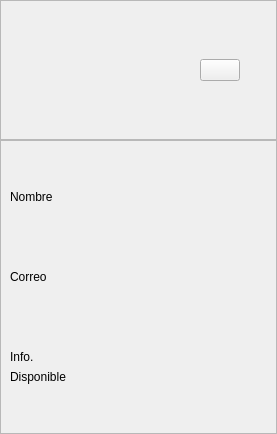
               <widget class="QWidget" name="perfil">
                <layout class="QVBoxLayout" name="verticalLayout_16">
                 <property name="spacing">
                  <number>0</number>
                 </property>
                 <property name="leftMargin">
                  <number>0</number>
                 </property>
                 <property name="topMargin">
                  <number>0</number>
                 </property>
                 <property name="rightMargin">
                  <number>0</number>
                 </property>
                 <property name="bottomMargin">
                  <number>0</number>
                 </property>
                 <item>
                  <widget class="QFrame" name="frame_10">
                   <property name="frameShape">
                    <enum>QFrame::StyledPanel</enum>
                   </property>
                   <property name="frameShadow">
                    <enum>QFrame::Raised</enum>
                   </property>
                   <layout class="QHBoxLayout" name="horizontalLayout_10">
                    <item>
                     <spacer name="horizontalSpacer">
                      <property name="orientation">
                       <enum>Qt::Horizontal</enum>
                      </property>
                      <property name="sizeHint" stdset="0">
                       <size>
                        <width>24</width>
                        <height>117</height>
                       </size>
                      </property>
                     </spacer>
                    </item>
                    <item>
                     <widget class="QLabel" name="label">
                      <property name="minimumSize">
                       <size>
                        <width>120</width>
                        <height>120</height>
                       </size>
                      </property>
                      <property name="maximumSize">
                       <size>
                        <width>120</width>
                        <height>120</height>
                       </size>
                      </property>
                      <property name="text">
                       <string/>
                      </property>
                      <property name="pixmap">
                       <pixmap>usuario.png</pixmap>
                      </property>
                      <property name="scaledContents">
                       <bool>true</bool>
                      </property>
                     </widget>
                    </item>
                    <item>
                     <spacer name="horizontalSpacer_2">
                      <property name="orientation">
                       <enum>Qt::Horizontal</enum>
                      </property>
                      <property name="sizeType">
                       <enum>QSizePolicy::Expanding</enum>
                      </property>
                      <property name="sizeHint" stdset="0">
                       <size>
                        <width>40</width>
                        <height>20</height>
                       </size>
                      </property>
                     </spacer>
                    </item>
                    <item>
                     <widget class="QPushButton" name="editar">
                      <property name="text">
                       <string/>
                      </property>
                      <property name="icon">
                       <iconset>
                        <normaloff>feather/edit.svg</normaloff>feather/edit.svg</iconset>
                      </property>
                      <property name="iconSize">
                       <size>
                        <width>30</width>
                        <height>30</height>
                       </size>
                      </property>
                     </widget>
                    </item>
                    <item>
                     <spacer name="horizontalSpacer_3">
                      <property name="orientation">
                       <enum>Qt::Horizontal</enum>
                      </property>
                      <property name="sizeType">
                       <enum>QSizePolicy::Expanding</enum>
                      </property>
                      <property name="sizeHint" stdset="0">
                       <size>
                        <width>27</width>
                        <height>17</height>
                       </size>
                      </property>
                     </spacer>
                    </item>
                   </layout>
                  </widget>
                 </item>
                 <item>
                  <widget class="QFrame" name="frame_9">
                   <property name="sizePolicy">
                    <sizepolicy hsizetype="Preferred" vsizetype="Expanding">
                     <horstretch>0</horstretch>
                     <verstretch>0</verstretch>
                    </sizepolicy>
                   </property>
                   <property name="frameShape">
                    <enum>QFrame::StyledPanel</enum>
                   </property>
                   <property name="frameShadow">
                    <enum>QFrame::Raised</enum>
                   </property>
                   <layout class="QVBoxLayout" name="verticalLayout_19">
                    <item>
                     <spacer name="verticalSpacer_3">
                      <property name="orientation">
                       <enum>Qt::Vertical</enum>
                      </property>
                      <property name="sizeHint" stdset="0">
                       <size>
                        <width>20</width>
                        <height>40</height>
                       </size>
                      </property>
                     </spacer>
                    </item>
                    <item>
                     <widget class="QLabel" name="label_2">
                      <property name="text">
                       <string>Nombre</string>
                      </property>
                     </widget>
                    </item>
                    <item>
                     <widget class="QLabel" name="nombre">
                      <property name="styleSheet">
                       <string notr="true">border-bottom: 1px solid white;</string>
                      </property>
                      <property name="text">
                       <string/>
                      </property>
                     </widget>
                    </item>
                    <item>
                     <spacer name="verticalSpacer_4">
                      <property name="orientation">
                       <enum>Qt::Vertical</enum>
                      </property>
                      <property name="sizeHint" stdset="0">
                       <size>
                        <width>20</width>
                        <height>40</height>
                       </size>
                      </property>
                     </spacer>
                    </item>
                    <item>
                     <widget class="QLabel" name="label_4">
                      <property name="text">
                       <string>Correo</string>
                      </property>
                     </widget>
                    </item>
                    <item>
                     <widget class="QLabel" name="correo">
                      <property name="styleSheet">
                       <string notr="true">border-bottom: 1px solid white;</string>
                      </property>
                      <property name="text">
                       <string/>
                      </property>
                     </widget>
                    </item>
                    <item>
                     <spacer name="verticalSpacer_5">
                      <property name="orientation">
                       <enum>Qt::Vertical</enum>
                      </property>
                      <property name="sizeHint" stdset="0">
                       <size>
                        <width>20</width>
                        <height>40</height>
                       </size>
                      </property>
                     </spacer>
                    </item>
                    <item>
                     <widget class="QLabel" name="label_6">
                      <property name="text">
                       <string>Info.</string>
                      </property>
                     </widget>
                    </item>
                    <item>
                     <widget class="QLabel" name="info">
                      <property name="styleSheet">
                       <string notr="true">border-bottom: 1px solid white;</string>
                      </property>
                      <property name="text">
                       <string>Disponible</string>
                      </property>
                     </widget>
                    </item>
                    <item>
                     <spacer name="verticalSpacer_2">
                      <property name="orientation">
                       <enum>Qt::Vertical</enum>
                      </property>
                      <property name="sizeHint" stdset="0">
                       <size>
                        <width>20</width>
                        <height>40</height>
                       </size>
                      </property>
                     </spacer>
                    </item>
                   </layout>
                  </widget>
                 </item>
                </layout>
               </widget>
